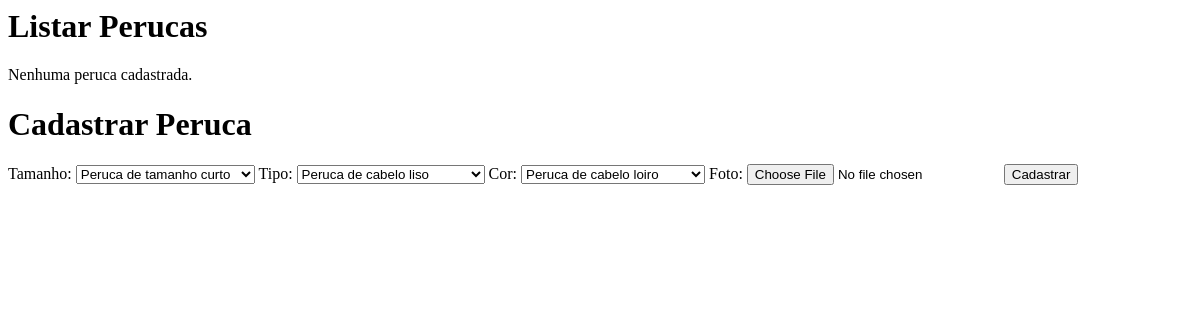
The page /listar_perucas/ on the database as committed earlier.
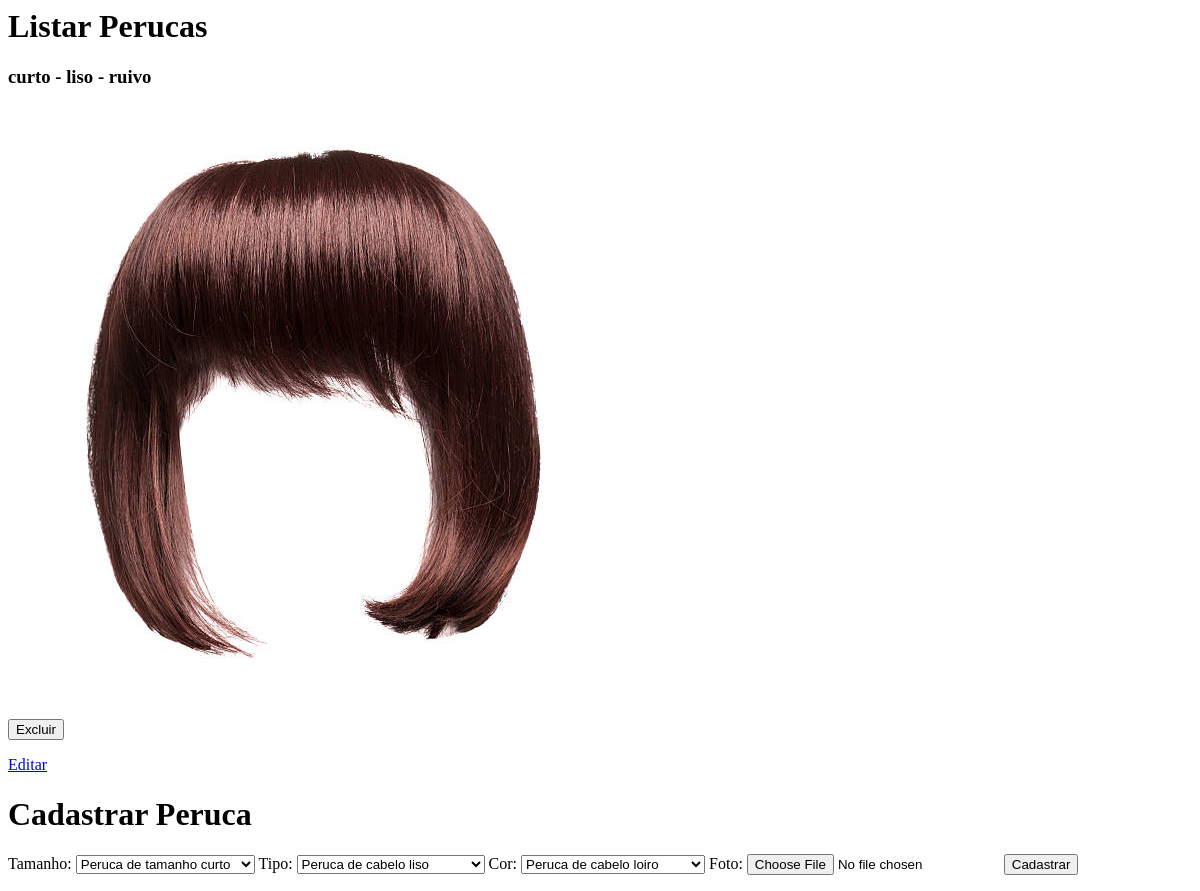
The same page on the database as committed later.
### solicitacoes/models.py (models this page shows)
class Peruca(models.Model):
    tamanhoEscolhas = (
        ('curto', 'Peruca de tamanho curto'),
        ('medio', 'Peruca de tamanho médio'),
        ('longo', 'Peruca de tamanho longo'),
    )
    tipoEscolhas = (
        ('liso', 'Peruca de cabelo liso'),
        ('ondulado', 'Peruca de cabelo ondulado'),
        ('cacheado', 'Peruca de cabelo cacheado'),
        ('crespo', 'Peruca de cabelo crespo'),
    )
    corEscolhas = (
        ('loiro', 'Peruca de cabelo loiro'),
        ('ruivo', 'Peruca de cabelo ruivo'),
        ('preto', 'Peruca de cabelo preto'),
        ('castanho', 'Peruca de cabelo castanho'),
        ('grisalho', 'Peruca de cabelo grisalho'),
    )
    tamanho = models.CharField(max_length=50, choices=tamanhoEscolhas, null=True, blank=False)
    tipo = models.CharField(max_length=50, choices=tipoEscolhas, null=True, blank=False)
    cor = models.CharField(max_length=50, choices=corEscolhas, null=True, blank=False)
    foto = models.ImageField(upload_to='imagens/perucas', null=True, blank=False)
    selecionada = models.BooleanField(null=True)

### solicitacoes/views.py (the view)
# urls.py: path('listar_perucas/', views.listar_perucas, name='listar_perucas'),
def listar_perucas(request):
    perucas = Peruca.objects.all()
    context = {'perucas': perucas}
    return render(request, 'solicitacoes/perucas.html', context)

### templates/solicitacoes/perucas.html (shortened to what this page needs)
<h1>Listar Perucas</h1>
{% for peruca in perucas %}
  <div>
    <h3>{{ peruca.tamanho }} - {{ peruca.tipo }} - {{ peruca.cor }}</h3>
    <img src="{{ peruca.foto.url }}" alt="Foto da Peruca">
    <form method="post" action="{% url 'excluir_peruca' peruca.pk %}">
      <button type="submit">Excluir</button>
    </form>
    <a href="{% url 'editar_peruca' peruca.pk %}">Editar</a>
  </div>
{% empty %}
  <p>Nenhuma peruca cadastrada.</p>
{% endfor %}
<h1>Cadastrar Peruca</h1>
<form method="post" enctype="multipart/form-data" action="{% url 'cadastrar_peruca' %}">
  <label for="id_tamanho">Tamanho:</label>
  <select id="id_tamanho" name="tamanho">
    <option value="curto">Peruca de tamanho curto</option>
  </select>
  <label for="id_tipo">Tipo:</label>
  <select id="id_tipo" name="tipo">
    <option value="liso">Peruca de cabelo liso</option>
  </select>
  <label for="id_cor">Cor:</label>
  <select id="id_cor" name="cor">
    <option value="loiro">Peruca de cabelo loiro</option>
  </select>
  <label for="id_foto">Foto:</label>
  <input type="file" id="id_foto" name="foto" accept="image/*">
  <button type="submit">Cadastrar</button>
</form>

Rows that differ between the two databases and show on the page:
added Peruca: tamanho "curto", tipo "liso", cor "ruivo", foto (picture)
Other text that changed with them:
text no longer shown: "Nenhuma peruca cadastrada."
